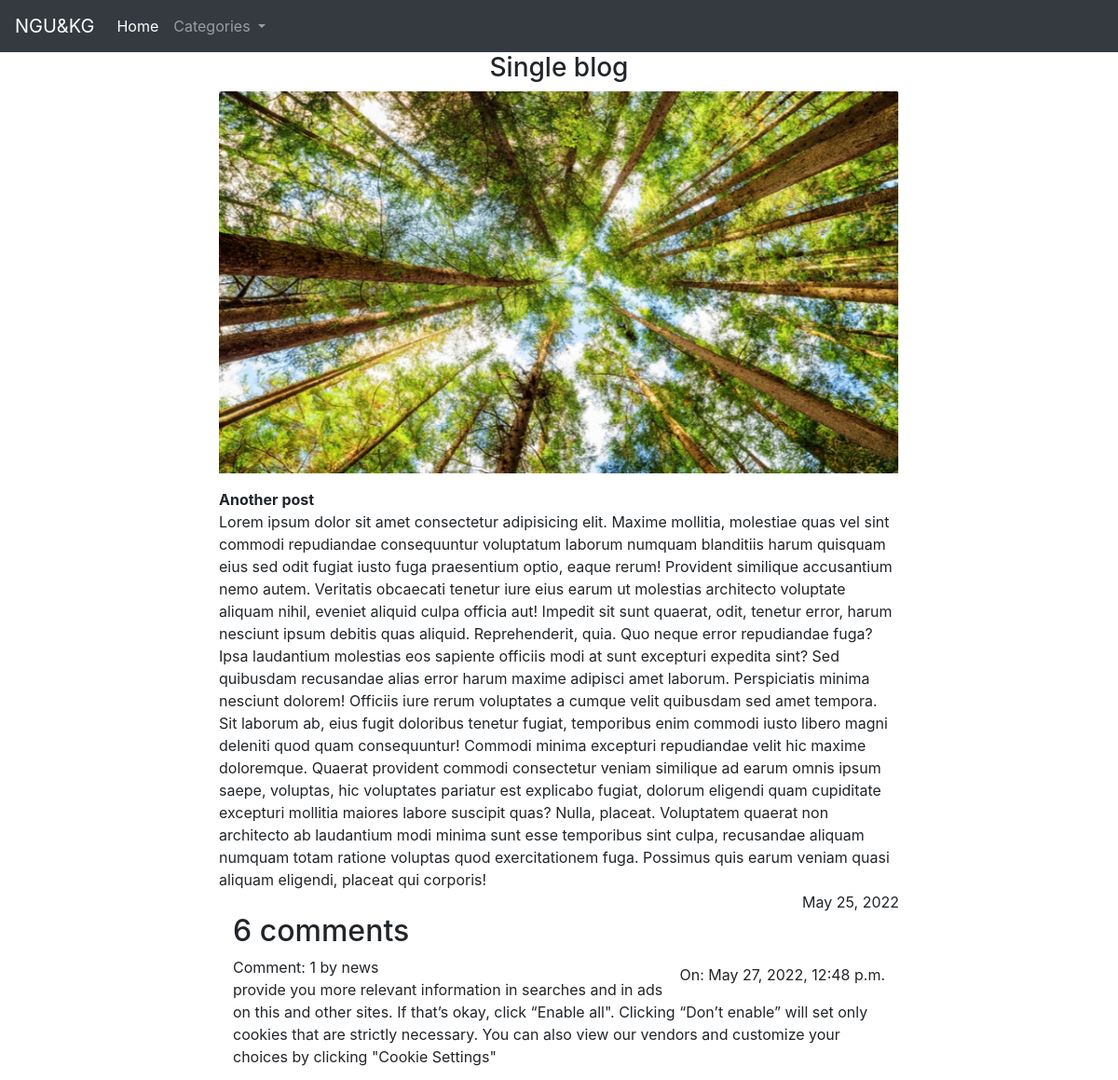
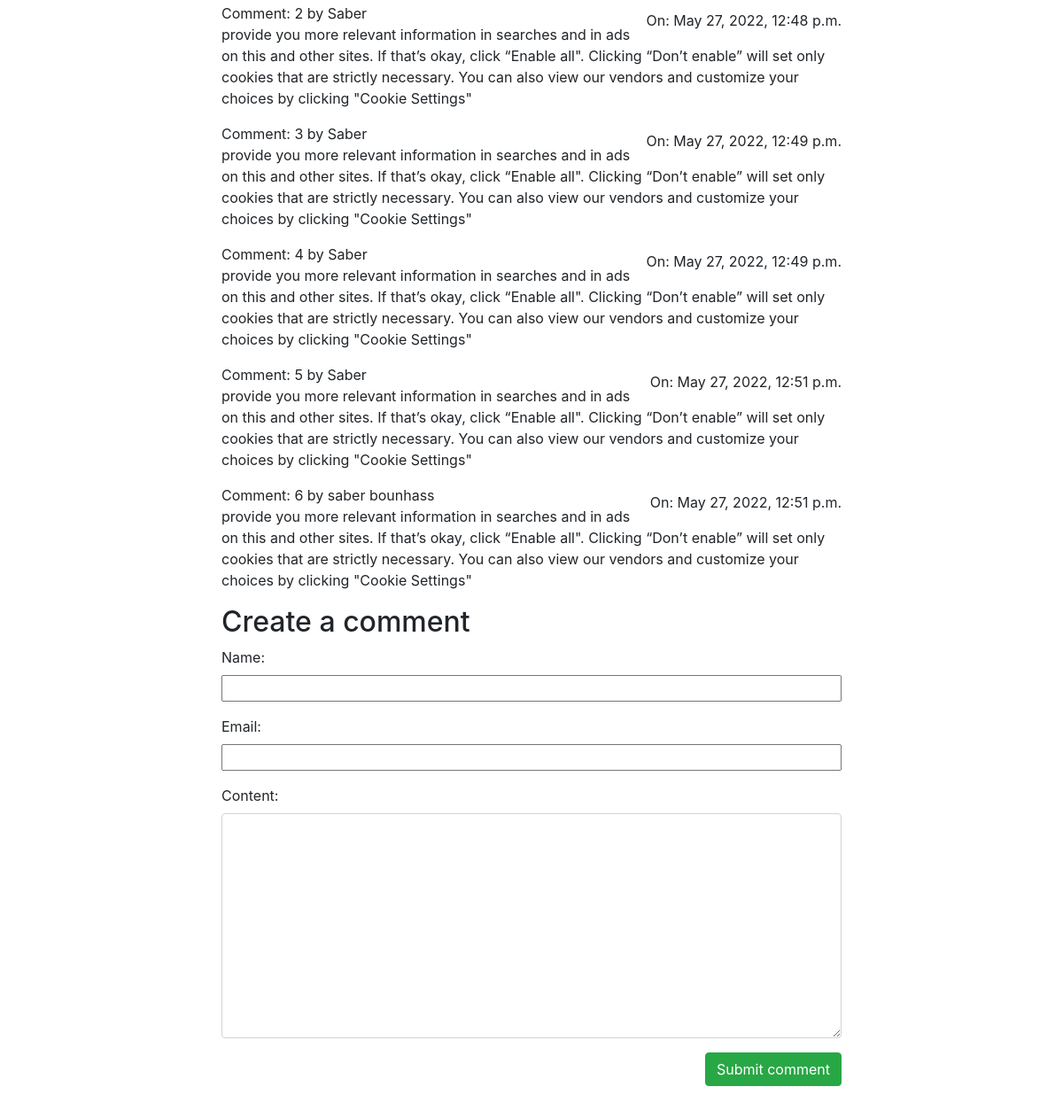
Page /slug2/ on the committed database (2 pictures, top to bottom).
### blogapp/models.py (models this page shows, shortened)
class Post(models.Model):
    class NewManager(models.Manager):
        def get_queryset(self):
            return super().get_queryset().filter(status='published')
    options = (
        ('draft', 'Draft'),
        ('published', 'Published'),
    )
    title = models.CharField(max_length=200)
    category = models.ForeignKey(Category, on_delete=models.PROTECT, default=2)
    excerpt = models.TextField()
    slug = models.SlugField(max_length=250, unique_for_date='publish')
    publish = models.DateTimeField(default=timezone.now)
    author = models.ForeignKey(User, on_delete=models.CASCADE, related_name='blog_posts')
    content = models.TextField()
    status = models.CharField(max_length=10, choices=options, default='draft')
    image = models.ImageField(upload_to=user_directory_path, default='posts/trees.jpeg')
    objects = models.Manager()  # default manager
    new_manager = NewManager()  # custom manager
    class Meta:
        ordering = ['-publish', ]

class Comment(models.Model):
    post = models.ForeignKey(Post, on_delete=models.CASCADE, related_name='comments')
    name = models.CharField(max_length=50)
    email = models.EmailField()
    content = models.TextField()
    date_commented = models.DateTimeField(auto_now_add=True)
    status = models.BooleanField(default=True)
    class Meta:
        ordering = ('date_commented',)

### blogapp/views.py (the view)
# urls.py: path('<slug:post>/', views.single_post, name='single_post'),
def single_post(request, post):
    post = get_object_or_404(Post, slug=post, status='published')
    comments = post.comments.filter(status=True)
    user_comment = None
    if request.method == 'POST':
        comment_form = CommentForm(request.POST)
        if comment_form.is_valid():
            user_comment = comment_form.save(commit=False)
            user_comment.post = post
            user_comment.save()
            return HttpResponseRedirect('/' + post.slug)
    else:
        comment_form = CommentForm()
    context = {
        'comment_form': comment_form,
        'post': post,
        'comments': comments,
        'user_comment': user_comment,
    }
    return render(request, 'blogapp/single_post.html', context)

### blogapp/forms.py
class CommentForm(forms.ModelForm):
    class Meta:
        model = Comment
        fields = ('name', 'email', 'content')
        widgets = {
            'name': forms.TextInput(attrs={"class": "col-sm-12"}),
            'email': forms.TextInput(attrs={"class": "col-sm-12"}),
            'content': forms.Textarea(attrs={"class": "form-control"}),
        }

### blogapp/models.py (called while the page is built)
    def __str__(self):
        return self.name

### blogapp/views.py (called while the page is built)
def category_list(request):
    categories = Category.objects.exclude(name='default')
    context = {
        'categories': categories,
    }
    return context

### templates/blogapp/single_post.html (shortened to what this page needs)
{% extends 'blogapp/base.html' %}
{% load static %}
{% block content %}
    <div class="container mb-5">
        <div class="row justify-content-md-center">
            <div class="col-md-8">
                <h3 class="text-center">Single blog</h3>
                <img class="card-img-top mb-3" src="{{post.image.url}}" alt="card img">
                <div><b>{{ post.title|capfirst }}</b></div>
                <div>{{ post.content|safe }}</div>
                <div class="float-right">{{ post.publish|date }}</div>
                <br>
                <div class="col-md-12 mb-5">
                    {% with comments.count as total_comments %}
                        <h2>{{ total_comments }} comment{{ total_comments|pluralize }}</h2>
                    {% endwith %}
                    {% for comment in comments %}
                        Comment: {{ forloop.counter }} by {{ comment.name }}
                        <span class="float-right my-2">On: {{ comment.date_commented }}</span>
                        {{ comment.content|linebreaks }}
                    {% empty %}
                        <p>No comments for this post!</p>
                    {% endfor %}
                    <h2>Create a comment</h2>
                    <form method="POST" id="myForm">
                        {{ comment_form.as_p }}
                        <button class="btn btn-success float-right">Submit comment</button>
                    </form>
                </div>
            </div>
        </div>
    </div>
{% endblock %}

### templates/blogapp/base.html (shortened to what this page needs)
{% load static %}
<!doctype html>
<html lang="en">
<head>
    <link rel="stylesheet" href="https://cdn.jsdelivr.net/npm/bootstrap@4.3.1/dist/css/bootstrap.min.css"
>
</head>
<body>
<nav class="navbar navbar-expand-lg navbar-dark bg-dark">
    <a class="navbar-brand" href="{% url 'blog:home' %}">NGU&KG</a>
    <div class="collapse navbar-collapse" id="navbarSupportedContent">
        <ul class="navbar-nav mr-auto">
            <li class="nav-item active">
                <a class="nav-link" href="{% url 'blog:home' %}">Home <span class="sr-only">(current)</span></a>
            </li>
            <li class="nav-item dropdown">
                <a class="nav-link dropdown-toggle" id="dropdownMenu2" role="button"
                   data-toggle="dropdown" aria-haspopup="true" aria-expanded="false">
                    Categories
                </a>
            </li>
        </ul>
    </div>
</nav>
{% block content %}
{% endblock %}
</body>
</html>

### rows in the picture
Post: image (picture), title "Another post", content "Lorem ipsum dolor sit amet consectetur adipisicing elit. Maxime mollitia, molestiae quas vel sint commodi repudiandae consequuntur voluptatum laborum numquam blanditiis harum quisquam eius sed odit fugiat iusto fuga praesentium optio, eaque rerum! Provident similique accusantium nemo autem. Veritatis obcaecati tenetur iure eius earum ut molestias architecto voluptate aliquam nihil, eveniet aliquid culpa officia aut! Impedit sit sunt quaerat, odit, tenetur error, harum nesciunt ipsum debitis quas aliquid. Reprehenderit, quia. Quo neque error repudiandae fuga? Ipsa laudantium molestias eos sapiente officiis modi at sunt excepturi expedita sint? Sed quibusdam recusandae alias error harum…", publish "May 25, 2022"
Comment: name "news", date_commented "May 27, 2022, 12:48 p.m.", content "provide you more relevant information in searches and in ads on this and other sites. If that’s okay, click “Enable all\". Clicking “Don’t enable” will set only cookies that are strictly necessary. You can also view our vendors and customize your choices by clicking \"Cookie Settings\""
Comment: name "Saber", date_commented "May 27, 2022, 12:48 p.m.", content "provide you more relevant information in searches and in ads on this and other sites. If that’s okay, click “Enable all\". Clicking “Don’t enable” will set only cookies that are strictly necessary. You can also view our vendors and customize your choices by clicking \"Cookie Settings\""
Comment: name "Saber", date_commented "May 27, 2022, 12:49 p.m.", content "provide you more relevant information in searches and in ads on this and other sites. If that’s okay, click “Enable all\". Clicking “Don’t enable” will set only cookies that are strictly necessary. You can also view our vendors and customize your choices by clicking \"Cookie Settings\""
Comment: name "Saber", date_commented "May 27, 2022, 12:49 p.m.", content "provide you more relevant information in searches and in ads on this and other sites. If that’s okay, click “Enable all\". Clicking “Don’t enable” will set only cookies that are strictly necessary. You can also view our vendors and customize your choices by clicking \"Cookie Settings\""
Comment: name "Saber", date_commented "May 27, 2022, 12:51 p.m.", content "provide you more relevant information in searches and in ads on this and other sites. If that’s okay, click “Enable all\". Clicking “Don’t enable” will set only cookies that are strictly necessary. You can also view our vendors and customize your choices by clicking \"Cookie Settings\""
Comment: name "saber bounhass", date_commented "May 27, 2022, 12:51 p.m.", content "provide you more relevant information in searches and in ads on this and other sites. If that’s okay, click “Enable all\". Clicking “Don’t enable” will set only cookies that are strictly necessary. You can also view our vendors and customize your choices by clicking \"Cookie Settings\""

### other values in the picture
{{ total_comments }} "6"
